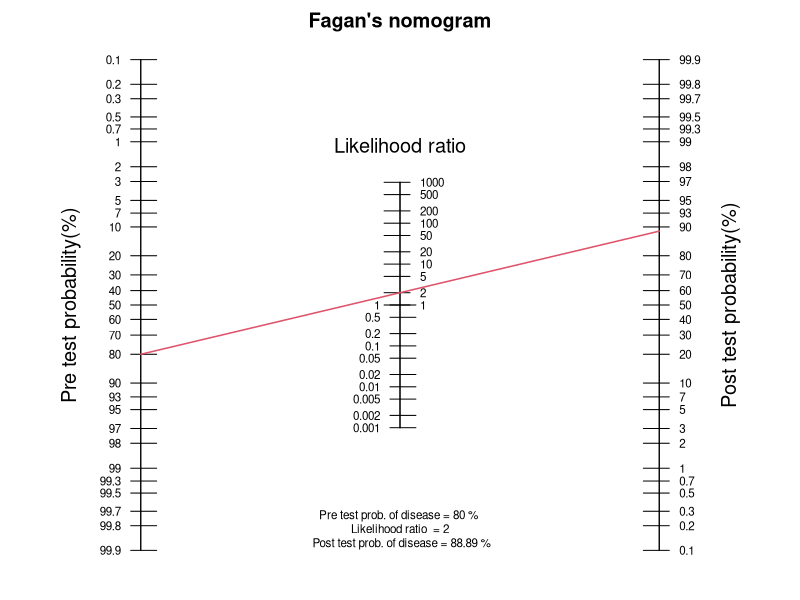
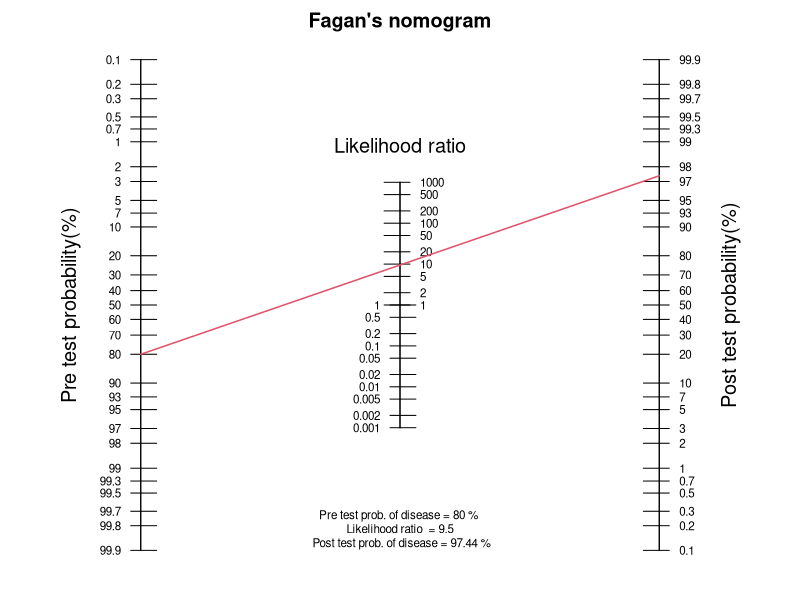

Write the R code that produced these figures, in order.
library(TeachingDemos)


### Name: fagan.plot
### Title: Create a Fagan plot to demonstrate Bayes Theorem and screening
###   tests
### Aliases: fagan.plot plotFagan plotFagan2 plotFagan.old plotFagan2.old
### Keywords: hplot dynamic

### ** Examples

 fagan.plot(0.8, 2)

 fagan.plot(0.8, 0.95/(1-0.90) )

if(interactive()) {
 plotFagan()

 plotFagan2()
}
